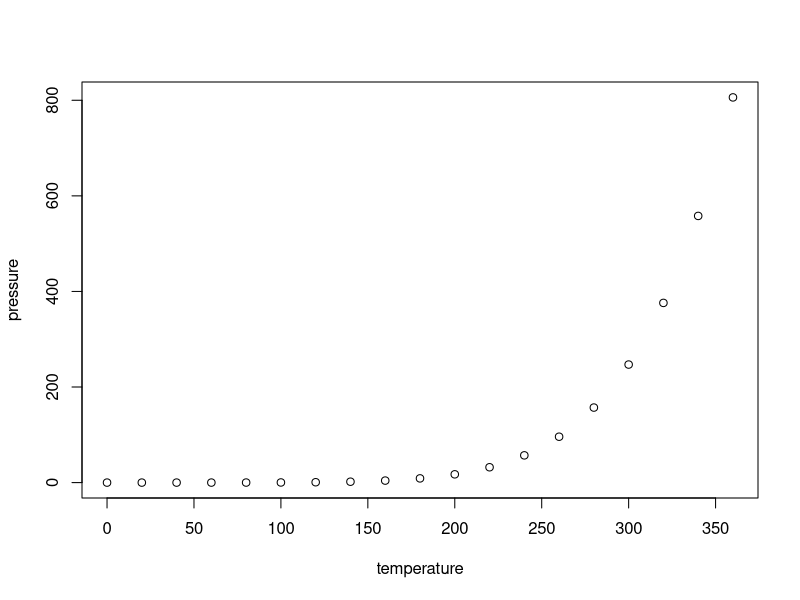
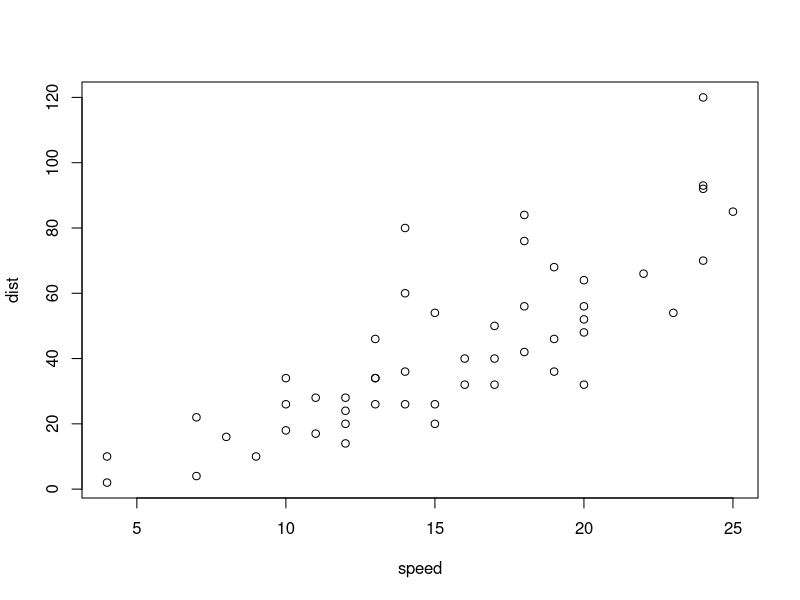
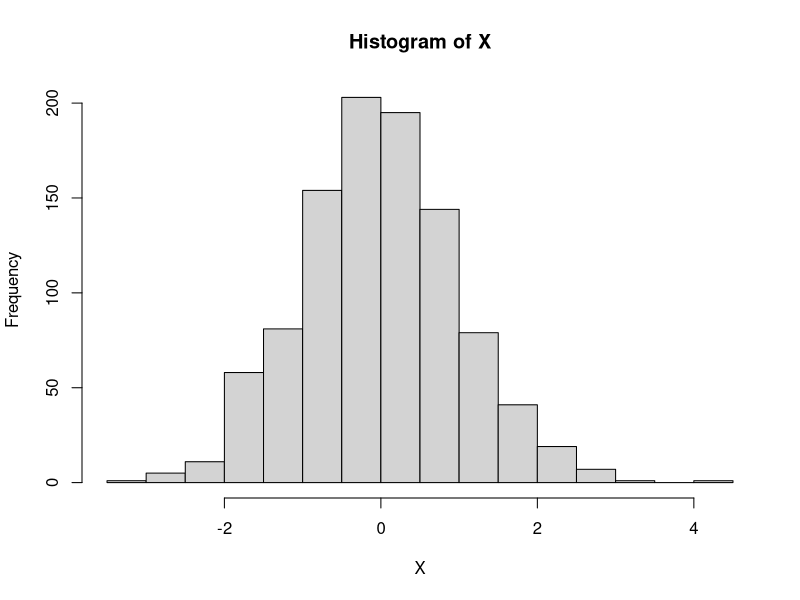

These figures' R source, in order:
## ---- chunk 1
knitr::opts_chunk$set(echo = TRUE)
## ---- chunk 2
summary(cars)
## ---- chunk 3
plot(pressure)
plot(cars)
## ---- chunk 4
n = 1000
X = rnorm(n) # Create a normally distributed random variable
mean(X)
hist(X)
